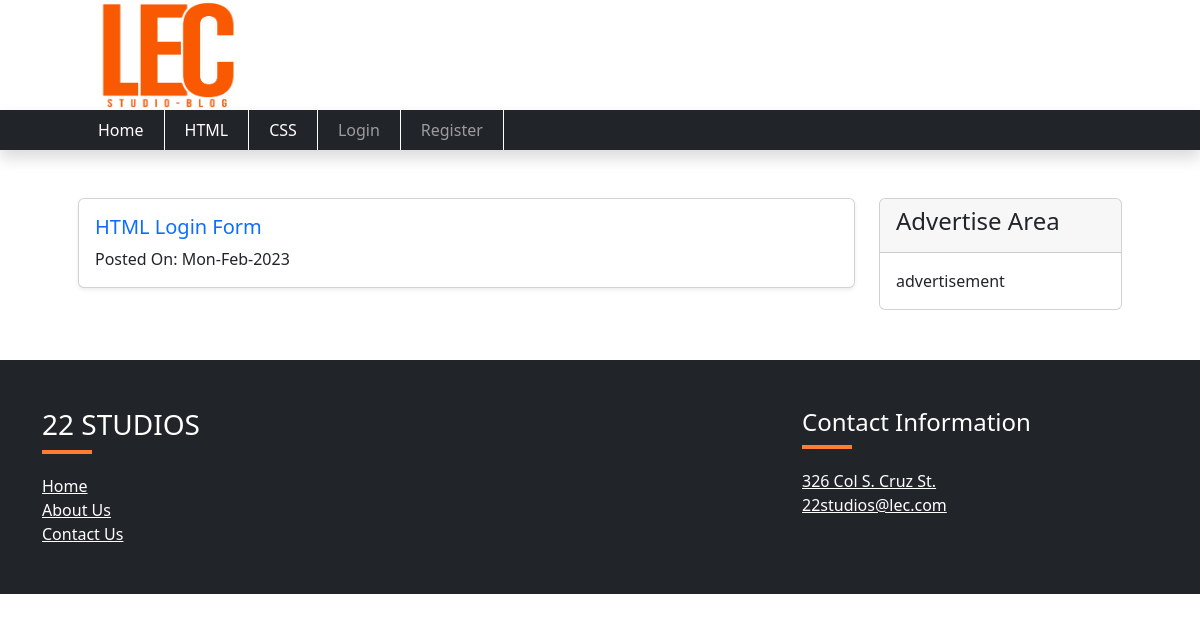
The page /category.php?title=html-tutorial on the database its author committed.
### tables this page shows
CREATE TABLE `categories` (
  `id` int(11) NOT NULL,
  `name` varchar(191) NOT NULL,
  `slug` varchar(191) NOT NULL,
  `description` text DEFAULT NULL,
  `meta_title` varchar(200) NOT NULL,
  `meta_description` mediumtext DEFAULT NULL,
  `meta_keyword` mediumtext DEFAULT NULL,
  `navbar_status` tinyint(4) DEFAULT 0,
  `status` tinyint(4) DEFAULT 0 COMMENT '0=visible,1=hidden,2=deleted',
  `created_at` timestamp NULL DEFAULT current_timestamp()
);

CREATE TABLE `posts` (
  `id` int(191) NOT NULL,
  `category_id` int(191) NOT NULL,
  `name` varchar(191) NOT NULL,
  `slug` varchar(191) NOT NULL,
  `description` text DEFAULT NULL,
  `image` varchar(255) DEFAULT NULL,
  `meta_title` varchar(191) NOT NULL,
  `meta_description` mediumtext NOT NULL,
  `meta_keyword` mediumtext NOT NULL,
  `status` tinyint(4) DEFAULT 0,
  `created_at` timestamp NULL DEFAULT current_timestamp()
);

### category.php (the view)
<?php
include('includes/header.php');
include('includes/navbar.php');
?>
<div class="">
    <div class="container p-5">
        <div class="row">
            <div class="col-md-9">
                <?php
                if (isset($_GET['title'])) {
                    $slug = mysqli_real_escape_string($con, $_GET['title']);
                    $category = "SELECT id,slug FROM categories WHERE slug='$slug' LIMIT 1";
                    $category_run = mysqli_query($con, $category);
                    if (mysqli_num_rows($category_run) > 0) {
                        $categoryItem = mysqli_fetch_array($category_run);
                        $category_id = $categoryItem['id'];
                        $posts = "SELECT category_id, name, slug, created_at FROM posts WHERE category_id='$category_id'";
                        $posts_run = mysqli_query($con, $posts);
                        if (mysqli_num_rows($posts_run) > 0) {
                            foreach ($posts_run as $postItem) {
                ?>
                                <a href="post.php?title=<?= $postItem['slug']; ?>" class="text-decoration-none">
                                    <div class="card card-body shadow-sm mb-4">
                                        <h5><?= $postItem['name']; ?></h5>
                                        <div class="">
                                            <label class="text-dark me-2">Posted
                                                On: <?= date('D-M-Y', strtotime($postItem['created_at'])); ?></label>
                                        </div>
                                    </div>
                                </a>
                            <?php
                            }
                        } else {
                            ?>
                            <h4>No Post Available</h4>
                        <?php
                        }
                    } else {
                        ?>
                        <h4>No Such Category Found</h4>
                    <?php
                    }
                } else {
                    ?>
                    <h4>No Such URL Found</h4>
                <?php
                }
                ?>
            </div>
            <div class="col-md-3">
                <div class="card">
                    <div class="card-header">
                        <h4>Advertise Area</h4>
                    </div>
                    <div class="card-body">
                        advertisement
                    </div>
                </div>
            </div>
        </div>
    </div>
</div>
<?php
include('includes/footer.php');
?>

### includes/navbar.php (shortened to what this page needs)
<div>
    <div class="container">
        <div class="row">
            <div class="col-md-3 ps-5 ms-3">
                <img class="p-0" src="assets/images/22-studios-final.png" alt="22 STUDIOS" width="150" height="110">
            </div>
        </div>
    </div>
</div>
<nav class="navbar navbar-expand-lg navbar-dark bg-dark shadow sticky-top">
    <div class="container px-5">
        <div class="collapse navbar-collapse" id="navbarScroll">
            <ul class="navbar-nav me-auto my-2 my-lg-0 navbar-nav-scroll" style="--bs-scroll-height: 100px;">
                <li class="nav-item">
                    <a class="nav-link active" aria-current="page" href="index.php">Home</a>
                </li>
                <?php
                $navbarCategory = "SELECT * FROM categories WHERE navbar_status='0' AND status='0'";
                $navbarCategory_run = mysqli_query($con, $navbarCategory);
                if (mysqli_num_rows($navbarCategory_run) > 0) {
                    foreach ($navbarCategory_run as $navItems) {
                ?>
                        <li class="nav-item">
                            <a class="nav-link text-white" href="category.php?title=<?= $navItems['slug']; ?>"><?= $navItems['name']; ?></a>
                        </li>
                <?php
                    }
                }
                ?>
                <?php if (isset($_SESSION['auth_user'])) : ?>
                    <li class="nav-item dropdown ">
                        <a class="nav-link dropdown-toggle text-white" id="navbarDropdown" role="button" data-bs-toggle="dropdown" aria-expanded="false">
                            <?= $_SESSION['auth_user']['user_name']; ?>
                        </a>
                        <ul class="dropdown-menu" aria-labelledby="navbarDropdown">
                            <li><a class="dropdown-item" href="#">My Profile</a></li>
                            <li>
                                <form action="allcode.php" method="post">
                                    <button type="submit" name="logout_btn" class="dropdown-item">Logout</button>
                                </form>
                            </li>
                        </ul>
                    </li>
                <?php else : ?>
                    <li class="nav-item">
                        <a class="nav-link" href="login.php">Login</a>
                    </li>
                    <li class="nav-item">
                        <a class="nav-link" href="register.php">Register</a>
                    </li>
                <?php endif; ?>
            </ul>
        </div>
    </div>
</nav>

### assets/css/custom.css (style rules this page uses)
.navbar { padding: 0px; }
.nav-link { border-right: 1px solid #fff; padding: 8px 20px !important; }

### includes/header.php (style rules this page uses)
.navbar { padding: 0px; }
.nav-link { border-right: 1px solid #fff; padding: 8px 20px !important; }

### rows shown on the page
categories: name "HTML"
categories: name "CSS"
posts: name "HTML Login Form", created_at "Mon-Feb-2023"
